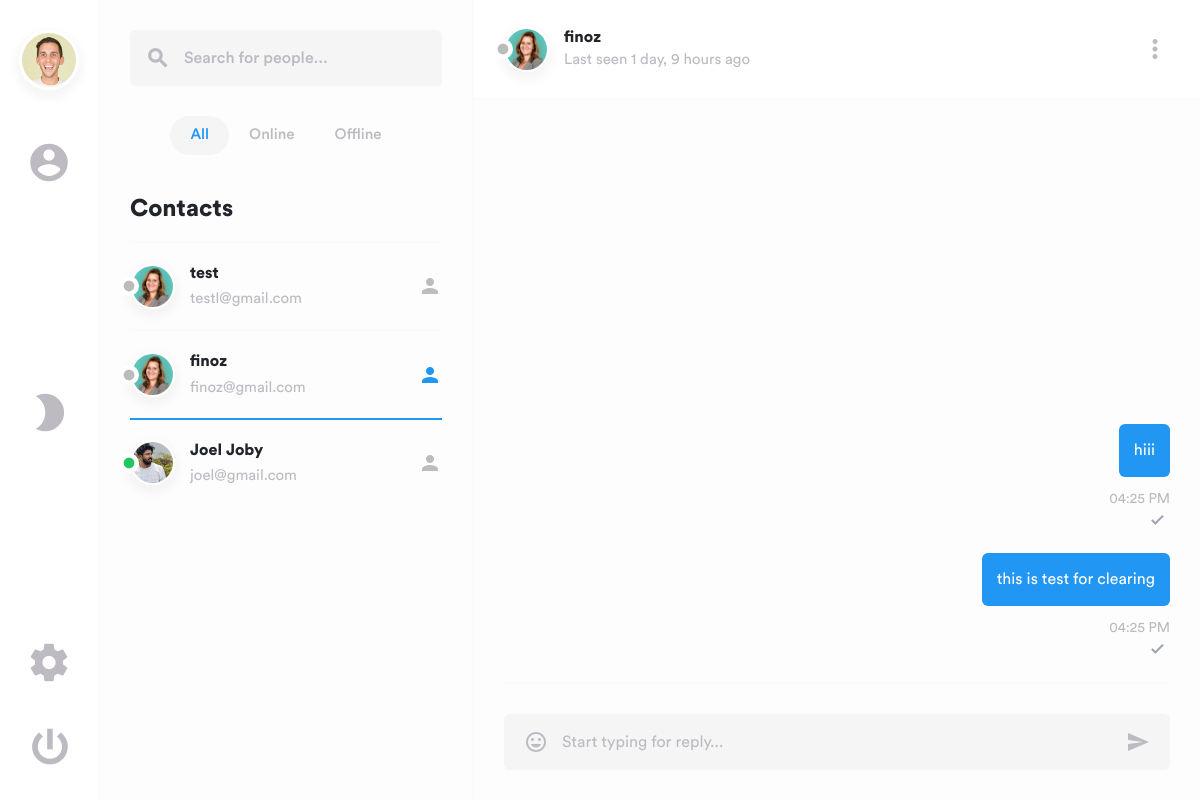
The page /chat/chat/2/ (signed in) on the database as committed earlier.
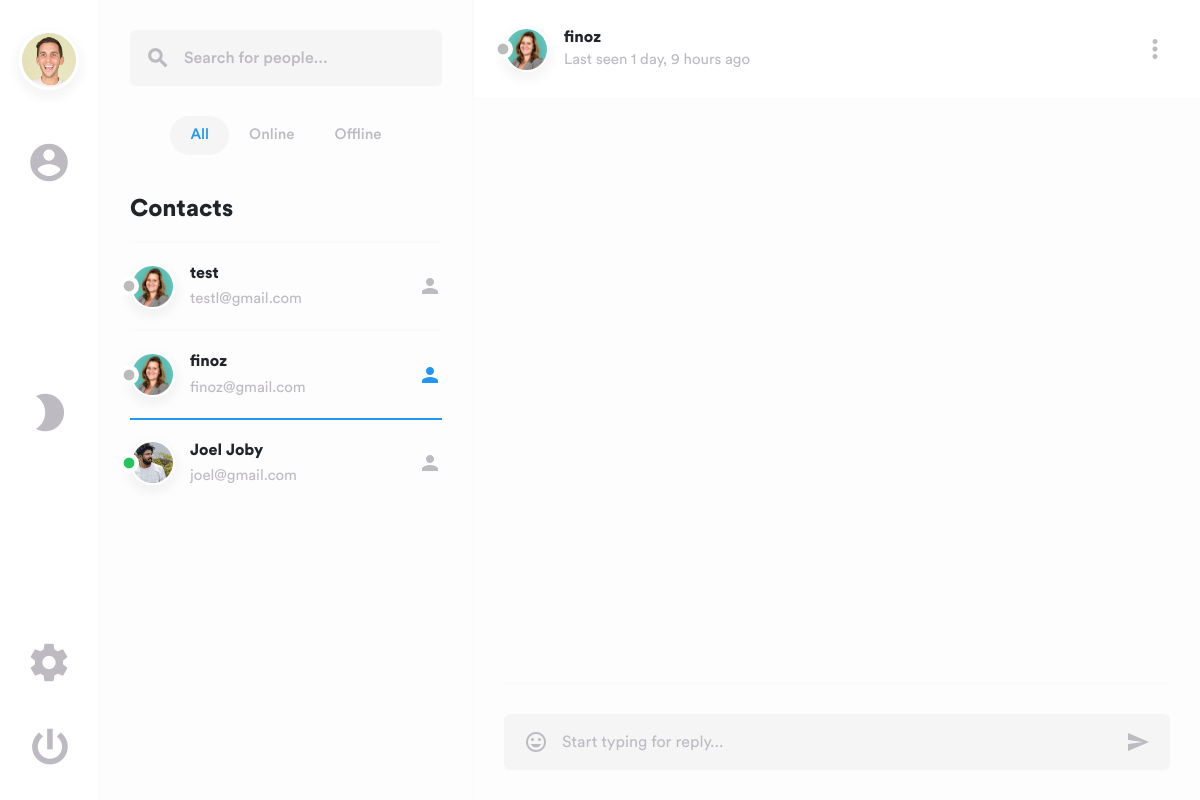
The same page on the database as committed later.
### accounts/models.py (models this page shows, shortened)
class CustomUser(AbstractBaseUser, PermissionsMixin):
    email = models.EmailField(unique=True)
    username = models.CharField(max_length=150, unique=True)
    is_online = models.BooleanField(default=False)
    last_seen = models.DateTimeField(default=timezone.now)
    is_active = models.BooleanField(default=True)
    is_staff = models.BooleanField(default=False)
    date_joined = models.DateTimeField(default=timezone.now)
    profile_picture = models.ImageField(
        upload_to='profile_pics/',
        null=True,
        blank=True,
    )
    objects = CustomUserManager()
    USERNAME_FIELD = 'email'
    REQUIRED_FIELDS = ['username']

### chat/models.py (models this page shows, shortened)
class Message(models.Model):
    sender = models.ForeignKey(settings.AUTH_USER_MODEL, on_delete=models.CASCADE, related_name='sent_messages')
    receiver = models.ForeignKey(settings.AUTH_USER_MODEL, on_delete=models.CASCADE, related_name='received_messages')
    message = models.TextField()
    timestamp = models.DateTimeField(auto_now_add=True)
    is_read = models.BooleanField(default=False)
    class Meta:
        ordering = ['timestamp']

### chat/views.py (the view)
# urls.py: path('chat/<int:user_id>/', views.chat_with_user, name='chat_with_user'),
@login_required(login_url='login')
def chat_with_user(request, user_id):
    other_user = get_object_or_404(User, id=user_id)
    users = list(User.objects.exclude(id=request.user.id))
    Message.objects.filter(
        sender=other_user,
        receiver=request.user,
        is_read=False
    ).update(is_read=True)
    _annotate_unread(users, request.user)
    messages = Message.objects.filter(
        Q(sender=request.user, receiver=other_user) |
        Q(sender=other_user, receiver=request.user)
    ).order_by('timestamp')
    return render(request, 'chat/chat.html', {
        'users': users,
        'other_user': other_user,
        'messages': messages,
    })

### chat/views.py (called while the page is built)
def _annotate_unread(users, current_user):
    counts = dict(
        Message.objects
        .filter(receiver=current_user, is_read=False)
        .values('sender_id')
        .annotate(n=Count('id'))
        .values_list('sender_id', 'n')
    )
    for user in users:
        user.unread_count = counts.get(user.id, 0)
    return users

### chat/templates/chat/chat.html (shortened to what the changed rows need)
{% load static %}
<!DOCTYPE html>
<html lang="en">
<head>
    <link href="{% static 'dist/css/lib/bootstrap.min.css' %}" type="text/css" rel="stylesheet">
    <link href="{% static 'dist/css/swipe.min.css' %}" type="text/css" rel="stylesheet">
</head>
<body>
    <main>
        <div class="layout">
            <div class="sidebar" id="sidebar">
                <div class="container">
                    <div class="col-md-12">
                        <div class="tab-content">
                            <div class="tab-pane fade show active" id="members">
                                <div class="contacts">
                                    <h1>Contacts</h1>
                                    <div class="list-group" id="contacts" role="tablist">
                                        {% for user in users %}
                                        <a href="{% url 'chat:chat_with_user' user.id %}"
                                            class="filterMembers all {% if user.is_online %}online{% else %}offline{% endif %} contact {% if user.id == other_user.id %}active{% endif %}">
                                            <img class="avatar-md"
                                                src="{% if user.profile_picture %}{{ user.profile_picture.url }}{% else %}{% static 'dist/img/avatars/avatar-female-1.jpg' %}{% endif %}"
                                                data-toggle="tooltip" data-placement="top" title="{{ user.username }}"
                                                alt="avatar">
                                            <div class="status">
                                                <i
                                                    class="material-icons {% if user.is_online %}online{% else %}offline{% endif %}">fiber_manual_record</i>
                                            </div>
                                            <div class="data">
                                                <h5>{{ user.username }}</h5>
                                                <p>{{ user.email }}</p>
                                            </div>
                                            <div class="person-add">
                                                <i class="material-icons">person</i>
                                            </div>
                                        </a>
                                        {% empty %}
                                        <p>No other users found.</p>
                                        {% endfor %}
                                    </div>
                                </div>
                            </div>
                        </div>
                    </div>
                </div>
            </div>
            <div class="main">
                <div class="tab-content" id="nav-tabContent">
                    <div class="babble tab-pane fade active show" id="list-chat" role="tabpanel">
                        <div class="chat" id="chat1">
                            <div class="top">
                                <div class="container">
                                    <div class="col-md-12">
                                        <div class="inside">
                                            <div class="data">
                                                <h5><a href="#">{{ other_user.username }}</a></h5>
                                                {% if other_user.is_online %}
                                                <span class="status-online">Active now</span>
                                                {% else %}
                                                <span class="status-offline">
                                                    Last seen {{ other_user.last_seen|timesince }} ago
                                                </span>
                                                {% endif %}
                                            </div>
                                        </div>
                                    </div>
                                </div>
                            </div>
                            <div class="content" id="content">
                                <div class="container">
                                    <div class="col-md-12" id="chat-messages">
                                        {% for message in messages %}
                                        {% if message.sender == request.user %}
                                        <div class="message me" data-msg-id="{{ message.id }}">
                                            <div class="text-main">
                                                <div class="msg-wrapper">
                                                    <div class="text-group me">
                                                        <div class="text me">
                                                            <p>{{ message.message }}</p>
                                                        </div>
                                                    </div>
                                                </div>
                                                <span>
                                                    {{ message.timestamp|date:"h:i A" }}
                                                    {% if message.is_read %}
                                                    <span class="read-status read" title="Read">
                                                        <i class="material-icons tick-icon">done</i><i
                                                            class="material-icons tick-icon double">done</i>
                                                    </span>
                                                    {% else %}
                                                    <span class="read-status sent" title="Sent">
                                                        <i class="material-icons tick-icon">done</i>
                                                    </span>
                                                    {% endif %}
                                                </span>
                                            </div>
                                        </div>
                                        {% endif %}
                                        {% endfor %}
                                    </div>
                                </div>
                            </div>
                        </div>
                    </div>
                </div>
            </div>
        </div>
    </main>
</body>
</html>

Rows that differ between the two databases and show on the page:
removed Message: message "hiii", timestamp "04:25 PM", is_read False (drawn)
removed Message: message "this is test for clearing", timestamp "04:25 PM", is_read False (drawn)
